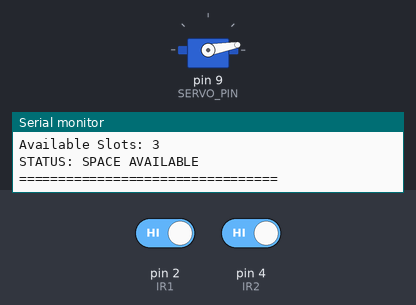
Simulated run of this sketch. Board: Arduino Uno, built with avr-gcc and run on an emulated ATmega328P. Parts: servo, the last lines printed to the serial monitor. Inputs (shaded band) come from the test bench; at power-on: pin 2 (IR1) HIGH, pin 4 (IR2) HIGH.

Above: at 1.2 s.
1.3 s: pin 2 (IR1) driven LOW
At 4.0 s:
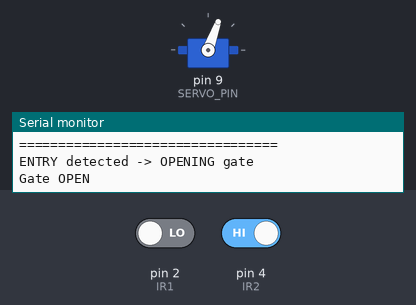
4.3 s: pin 4 (IR2) driven LOW
At 4.78 s:
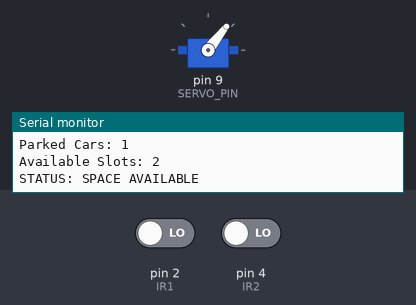
7.3 s: pin 2 (IR1) driven HIGH and pin 4 (IR2) driven HIGH
8.8 s: pin 4 (IR2) driven LOW
At 9.27 s:
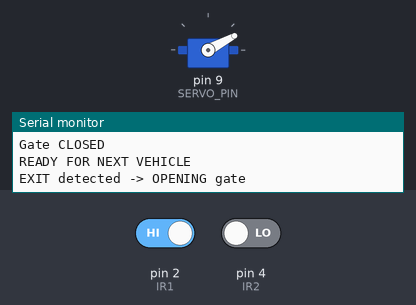
11.8 s: pin 2 (IR1) driven LOW
At 12.58 s:
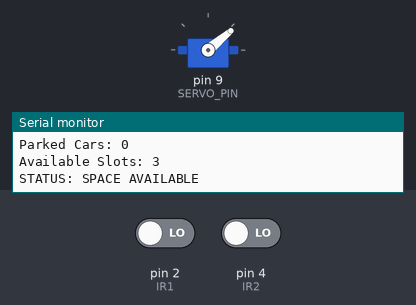
Timing chart, 0 to 14.8 s (numbered marks = the images above; inputs shaded):
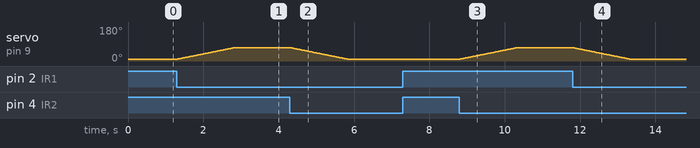

Measured:
- after the input at 1.3 s, servo on pin 9 (SERVO_PIN): moves from 10° to 70° over 1.5 s, starting at once
- after the input at 4.3 s, servo on pin 9 (SERVO_PIN): moves from 70° to 10° over 1.5 s, starting at once
- after the input at 8.8 s, servo on pin 9 (SERVO_PIN): moves from 10° to 70° over 1.5 s, starting at once
- after the input at 11.8 s, servo on pin 9 (SERVO_PIN): moves from 70° to 10° over 1.5 s, starting at once

The sketch:

arduinocode.ino
```cpp
#include <Servo.h>

Servo gate;

// Pin definitions
const int IR1 = 2;   // Outside sensor
const int IR2 = 4;   // Inside sensor
const int SERVO_PIN = 9;

// Servo angles
const int OPEN_POS  = 70;
const int CLOSE_POS = 10;

// Parking slots
const int TOTAL_SLOTS = 3;
int availableSlots = 3;

// Timeout (6 seconds)
const unsigned long ENTRY_TIMEOUT = 6000;

// Gate states
enum GateState {
  IDLE,
  ENTRY_OPENED,
  EXIT_OPENED,
  WAIT_CLEAR
};

GateState state = IDLE;
unsigned long gateOpenedTime = 0;

void setup() {
  Serial.begin(9600);

  pinMode(IR1, INPUT);
  pinMode(IR2, INPUT);

  gate.attach(SERVO_PIN);
  gate.write(CLOSE_POS);

  Serial.println("=================================");
  Serial.println(" SMART PARKING GATE SYSTEM ");
  printParkingStatus();
  Serial.println("=================================");
}

void loop() {

  int s1 = digitalRead(IR1);   // LOW = detected
  int s2 = digitalRead(IR2);

  switch (state) {

    case IDLE:
      // ENTRY
      if (s1 == LOW) {
        if (availableSlots > 0) {
          Serial.println("ENTRY detected -> OPENING gate");
          openGate();
          gateOpenedTime = millis();
          state = ENTRY_OPENED;
        } else {
          Serial.println("PARKING FULL - ENTRY DENIED");
          printParkingStatus();
          delay(1000);
        }
      }
      // EXIT (only if a car is inside)
      else if (s2 == LOW) {
        int parkedCars = TOTAL_SLOTS - availableSlots;
        if (parkedCars > 0) {
          Serial.println("EXIT detected -> OPENING gate");
          openGate();
          state = EXIT_OPENED;
        } else {
          Serial.println("NO CAR INSIDE - EXIT DENIED");
          printParkingStatus();
          delay(1000);
        }
      }
      break;

    case ENTRY_OPENED:
      if (s2 == LOW) {
        availableSlots--;
        Serial.println("CAR ENTERED");
        printParkingStatus();
        closeGate();
        state = WAIT_CLEAR;
      }
      else if (millis() - gateOpenedTime >= ENTRY_TIMEOUT) {
        Serial.println("ENTRY TIMEOUT -> CLOSING gate");
        closeGate();
        state = WAIT_CLEAR;
      }
      break;

    case EXIT_OPENED:
      if (s1 == LOW) {
        if (availableSlots < TOTAL_SLOTS) {
          availableSlots++;
        }
        Serial.println("CAR EXITED");
        printParkingStatus();
        closeGate();
        state = WAIT_CLEAR;
      }
      break;

    case WAIT_CLEAR:
      if (s1 == HIGH && s2 == HIGH) {
        Serial.println("READY FOR NEXT VEHICLE");
        state = IDLE;
      }
      break;
  }
}

// -------- SERVO FUNCTIONS --------

void openGate() {
  smoothMove(CLOSE_POS, OPEN_POS);
  Serial.println("Gate OPEN");
}

void closeGate() {
  smoothMove(OPEN_POS, CLOSE_POS);
  Serial.println("Gate CLOSED");
}

void smoothMove(int from, int to) {
  if (from < to) {
    for (int pos = from; pos <= to; pos++) {
      gate.write(pos);
      delay(25);
    }
  } else {
    for (int pos = from; pos >= to; pos--) {
      gate.write(pos);
      delay(25);
    }
  }
}

// -------- STATUS PRINT --------

void printParkingStatus() {
  int parkedCars = TOTAL_SLOTS - availableSlots;
  Serial.print("Parked Cars: ");
  Serial.println(parkedCars);
  Serial.print("Available Slots: ");
  Serial.println(availableSlots);

  if (availableSlots == 0) {
    Serial.println("STATUS: PARKING FULL");
  } else {
    Serial.println("STATUS: SPACE AVAILABLE");
  }
}
```
